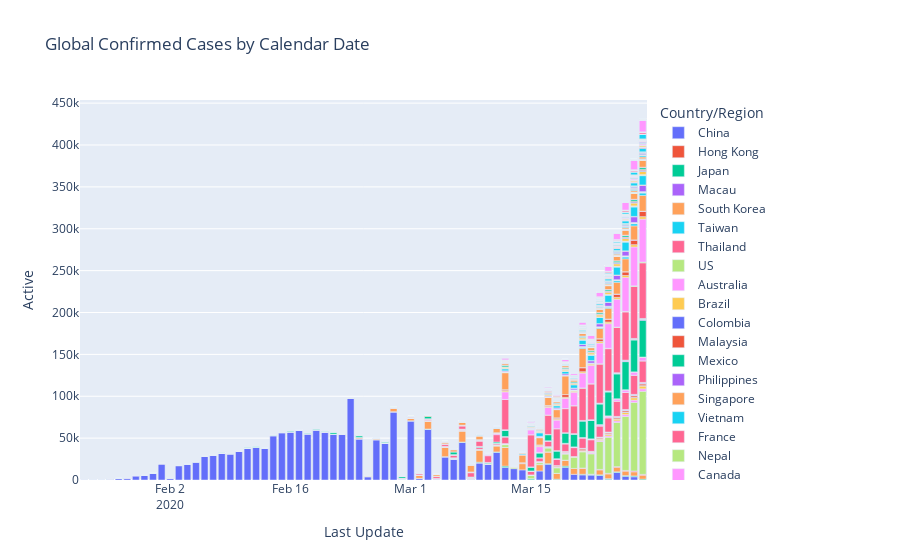

Notebook code cell kept with this figure:
### Code cell
world_chart = px.bar(covid_19_countries, 
    x="Last Update", y="Active", color="Country/Region", title="Global Confirmed Cases by Calendar Date")
world_chart.show()
